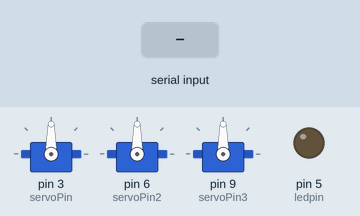
A sketch run on a simulated Arduino Uno, built with avr-gcc and run on an emulated ATmega328P. Shown: 3 × servo, output pins drawn as LEDs (lit = HIGH). The test bench sets the inputs (shaded band).

Above: at 1.2 s.
1.3 s: "1" received over the second serial link
At 4.0 s:
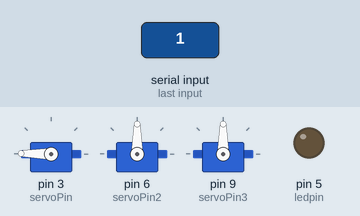
4.3 s: "2" received over the second serial link
At 6.7 s:
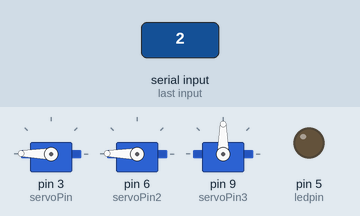
7.3 s: "3" received over the second serial link
At 10.0 s:
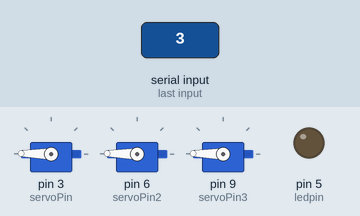
10.3 s: "0" received over the second serial link
At 13.0 s:
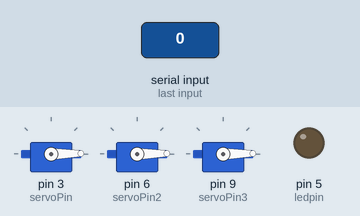
13.3 s: "1" received over the second serial link
16.3 s: "2" received over the second serial link
Timing chart, 0 to 19.7 s (numbered marks = the images above; inputs shaded):
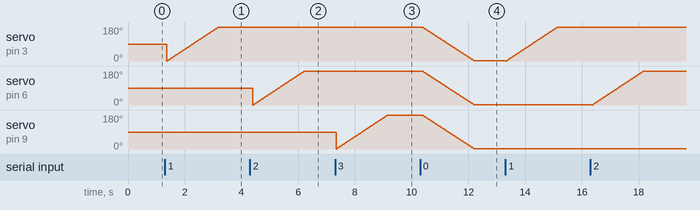

The sketch:

connect.ino
```cpp
// This program shown how to control arduino from PC Via Bluetooth
// Connect ...
// arduino>>bluetooth
// D11   >>>  Rx
// D10   >>>  Tx
//Written By Mohannad Rawashdeh
//for http://www.genotronex.com/

// you will need arduino 1.0.1 or higher to run this sketch

#include <SoftwareSerial.h>// import the serial library
#include <Servo.h> // import the servo library

SoftwareSerial Genotronex(10, 11); // RX, TX
int ledpin=5; // led on D13 will show blink on / off
int servoPin = 3;
int servoPin2 = 6;
int servoPin3 = 9;
int BluetoothData; // the data given from Computer
int angle = 0;
int servoDelay = 10;
Servo servo1;
Servo servo2;
Servo servo3;

void setup() {
  // put your setup code here, to run once:
  Genotronex.begin(9600);
  Genotronex.println("Bluetooth On please press 1 or 0 blink LED ..");
  pinMode(ledpin,OUTPUT);
  servo1.attach(servoPin);
  servo2.attach(servoPin2);
  servo3.attach(servoPin3);
}

void loop() {
  // put your main code here, to run repeatedly:
   if (Genotronex.available()){
     BluetoothData=Genotronex.read();
     if(BluetoothData=='1'){   // if number 1 pressed ....
       Genotronex.println("Servo 1 is ON! ");
       for(angle = 0; angle < 180; angle++)
       {
         servo1.write(angle);
         delay(servoDelay);
       }
     }

     if(BluetoothData=='2'){   // if number 2 pressed ....
       Genotronex.println("Servo 2 is ON! ");
       for(angle = 0; angle < 180; angle++)
       {
         servo2.write(angle);
         delay(servoDelay);
       }
     }

     if(BluetoothData=='3'){   // if number 3 pressed ....
       Genotronex.println("Servo 3 is ON! ");
       for(angle = 0; angle < 180; angle++)
       {
         servo3.write(angle);
         delay(servoDelay);
       }
     }
     if (BluetoothData=='0'){// if number 0 pressed ....
       Genotronex.println("Servos are OFF! ");
       for(angle = 180; angle > 0; angle--)
       {
         servo1.write(angle);
         servo2.write(angle);
         servo3.write(angle);
         delay(servoDelay);
       }
    }
  }
delay(100);// prepare for next data ...
}
```
